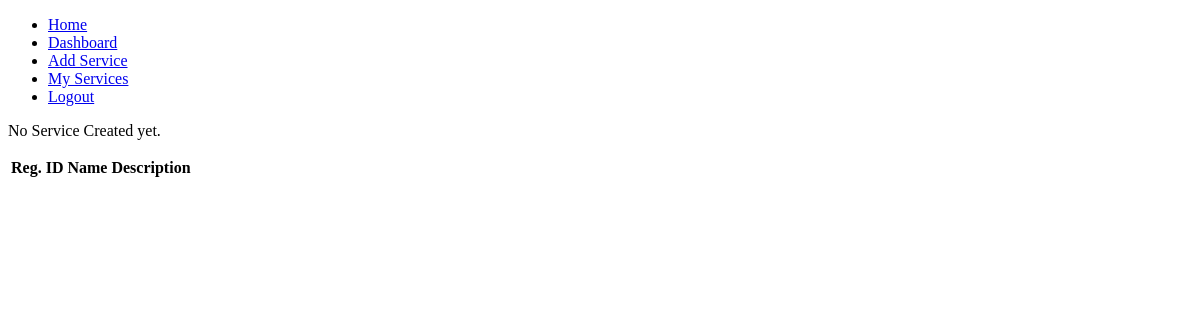
The app's page /service/list (signed in), older data.
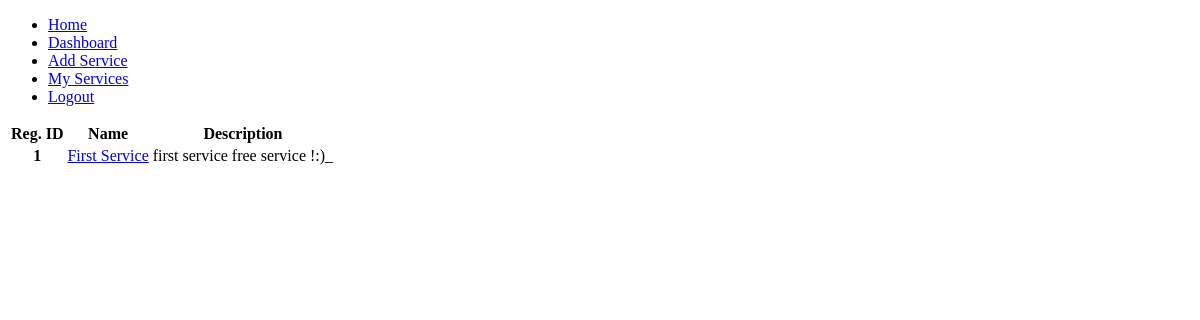
The same page, newer data.
### service/models.py (models this page shows, shortened)
class Service(models.Model):
    name            = models.CharField(max_length=255)
    description     = models.TextField()
    provider        = models.ForeignKey(User, on_delete=models.CASCADE)
    created         = models.DateTimeField(auto_now_add=True)
    updated         = models.DateTimeField(auto_now=True)
    objects         = ServiceManager()

### service/views.py (the view)
# urls.py: url(r'list', ServiceList.as_view(), name='service_list'),
class ServiceList(ListView):
    model = Service
    template_name = 'service/service_list.html'

### service/templates/service/service_list.html (shortened to what this page needs)
{% extends 'base.html' %}
{% block content %}
    <table>
        <thead>
        <tr>
            <th scope="col">Reg. ID</th>
            <th scope="col">Name</th>
            <th scope="col">Description</th>
        </tr>
        </thead>
        <tbody>
        {% for service in service_list %}
            <tr>
                <th>{{ service.id }}</th>
                <td><a href="{% url 'service:service_detail' pk=service.pk %}">
                    {{ service.name }}
                </a></td>
                <td>{{ service.description }}</td>
            </tr>
        {% empty %}
            <p>No Service Created yet.</p>
        {% endfor %}
    </table>
{% endblock %}

### templates/base.html (shortened to what this page needs)
{% load static %}
<!DOCTYPE html>
<html lang="en">
<head>
</head>
<body>
    <div>
        {% include 'header.html' %}
        {% block content %}
        {% endblock %}
    </div>
</body>
</html>

### templates/header.html
<ul>
    <li><a href="/">Home</a></li>
    {% if request.user.is_authenticated %}
        <li><a href="{% url 'account:dashboard' %}">Dashboard</a></li>
        <li><a href="{% url 'service:service_add' %}">Add Service</a></li>
        <li><a href="{% url 'service:my_service_list' %}">My Services</a></li>
        <li><a href="{% url 'registration:logout' %}">Logout</a></li>
    {% else %}
        <li><a href="{% url 'registration:signup' %}">Registration</a></li>
        <li><a href="{% url 'registration:login' %}?next={{ request.path|urlencode }}">Login</a></li>
    {% endif %}
</ul>

Row changes from the older to the newer data that the page shows:
added Service: id "1", name "First Service", description "first service free service !:)_"
Text that changed along with them:
text no longer shown: "No Service Created yet."
